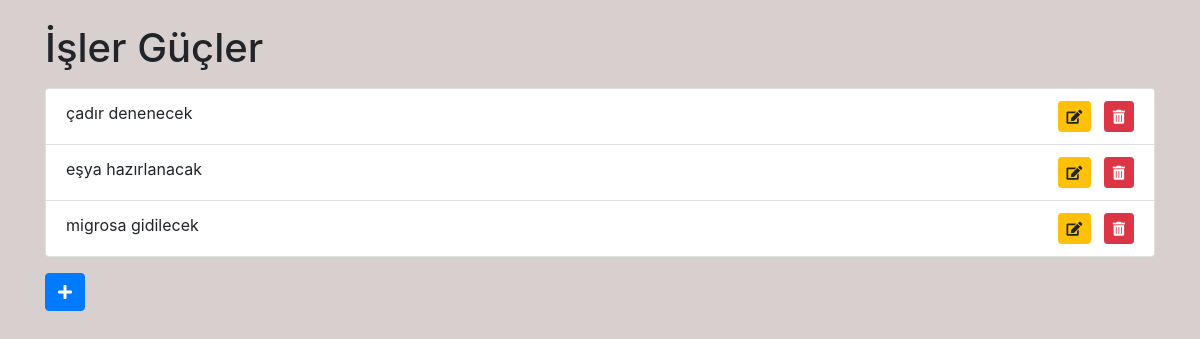
/, run on an earlier commit of the app's database.
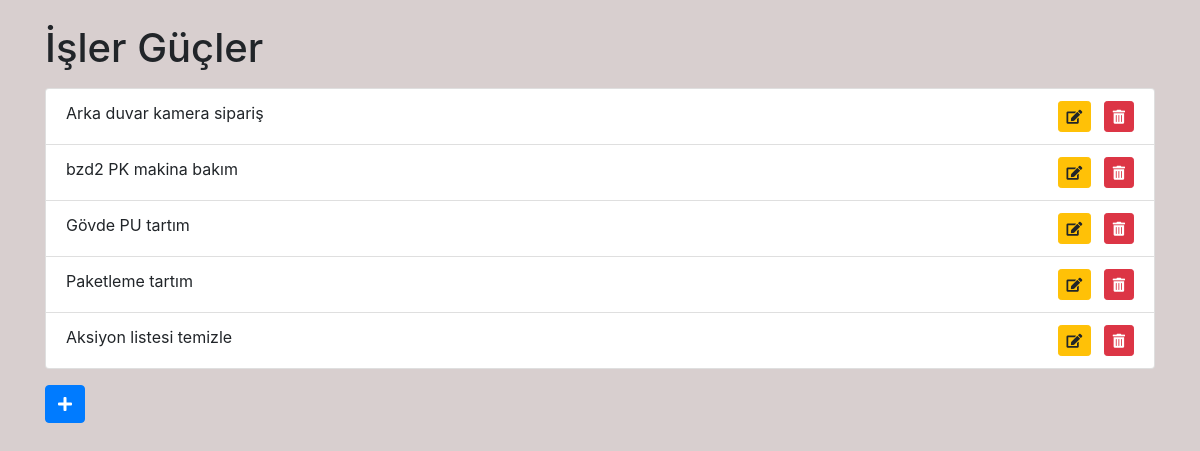
And on a later commit of the database.
### app_1/models.py (models this page shows, shortened)
class Task(models.Model):
    id = models.BigAutoField(primary_key=True)
    title = models.CharField(max_length=100)
    completed = models.BooleanField(default=False)

### app_1/views.py (the view)
# urls.py: path("", views.task_list, name="task_list"),
def task_list(request):
    tasks = Task.objects.all()
    context = {"tasks": tasks, "name": "İşler Güçler"}
    return render(request, "app_1/task_list.html", context)

### app_1/templates/app_1/task_list.html
{% extends 'base.html' %}
{% block content %}
        <div class="container">
            <h1 class="mt-4">{{name}}</h1>
            <ul class="list-group mt-3">
                {% for task in tasks %}
                    <li class="list-group-item">
                        {{ task.title }}
                        <div class="float-right">
                            <a href="{% url 'edit_task' task.id %}" class="btn btn-warning btn-sm"><i class="fas fa-edit"></i></a>
                            <a href="{% url 'delete_task' task.id %}"
                               class="btn btn-danger btn-sm ml-2"> <i class="fas fa-trash-alt"></i></a>
                        </div>
                    </li>
                {% endfor %}
            </ul>
            <a href="{% url 'add_task' %}" class="btn btn-primary mt-3"><i class="fas fa-plus"></i></a>
        </div>
{% endblock content %}

### templates/base.html (shortened to what this page needs)
<!DOCTYPE html>
{% load static %}
<html lang="en">
<head>
    <link rel="stylesheet" href="https://maxcdn.bootstrapcdn.com/bootstrap/4.5.2/css/bootstrap.min.css">
    <link rel="stylesheet" href="https://cdnjs.cloudflare.com/ajax/libs/font-awesome/5.15.4/css/all.min.css">
    <link rel="stylesheet" href="{% static 'style/main.css' %}">
</head>
<body>
    {% block content %}
    {% endblock content %}
</body>
</html>

### static/style/main.css (style rules this page uses)
body { background-color: #d8cfcf; }

What changed in the data, as far as the page shows it:
removed Task: title "çadır denenecek"
removed Task: title "eşya hazırlanacak"
removed Task: title "migrosa gidilecek"
added Task: title "Arka duvar kamera sipariş"
added Task: title "bzd2 PK makina bakım"
added Task: title "Gövde PU tartım"
added Task: title "Paketleme tartım"
added Task: title "Aksiyon listesi temizle"
